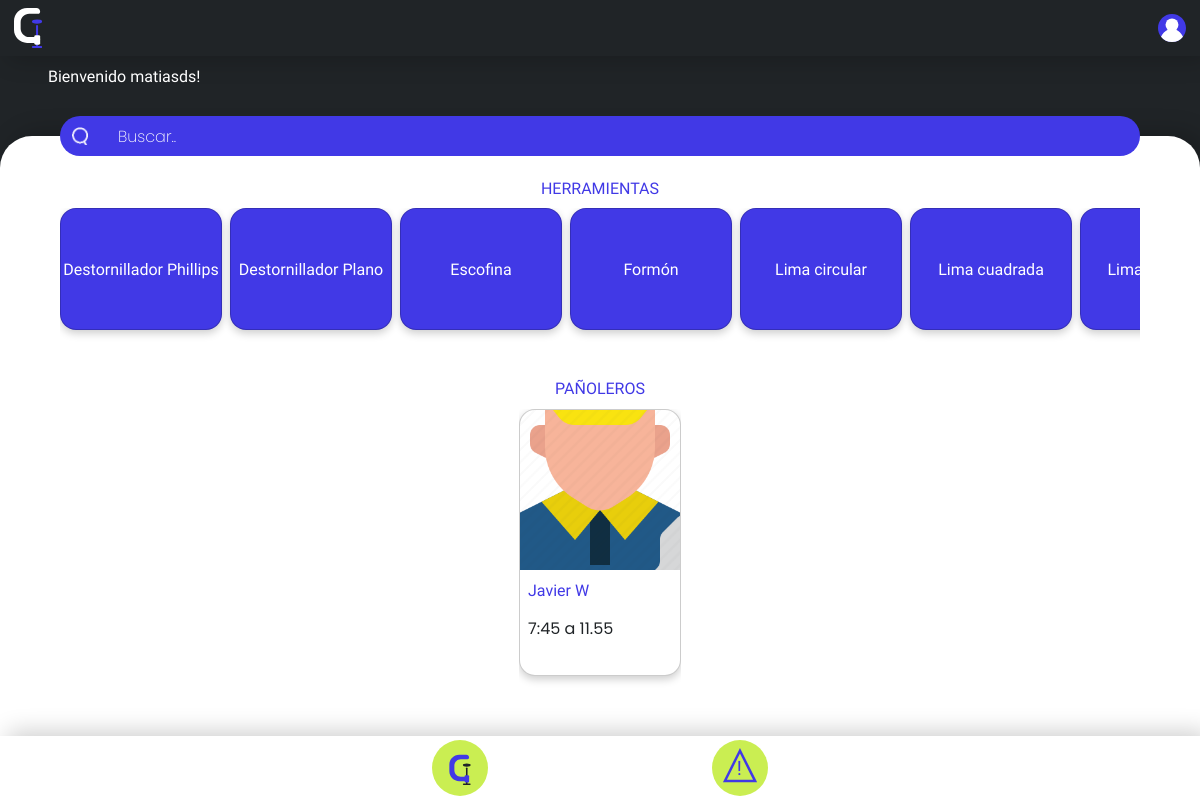
Before: /inicio.php (signed in) with the older database file.
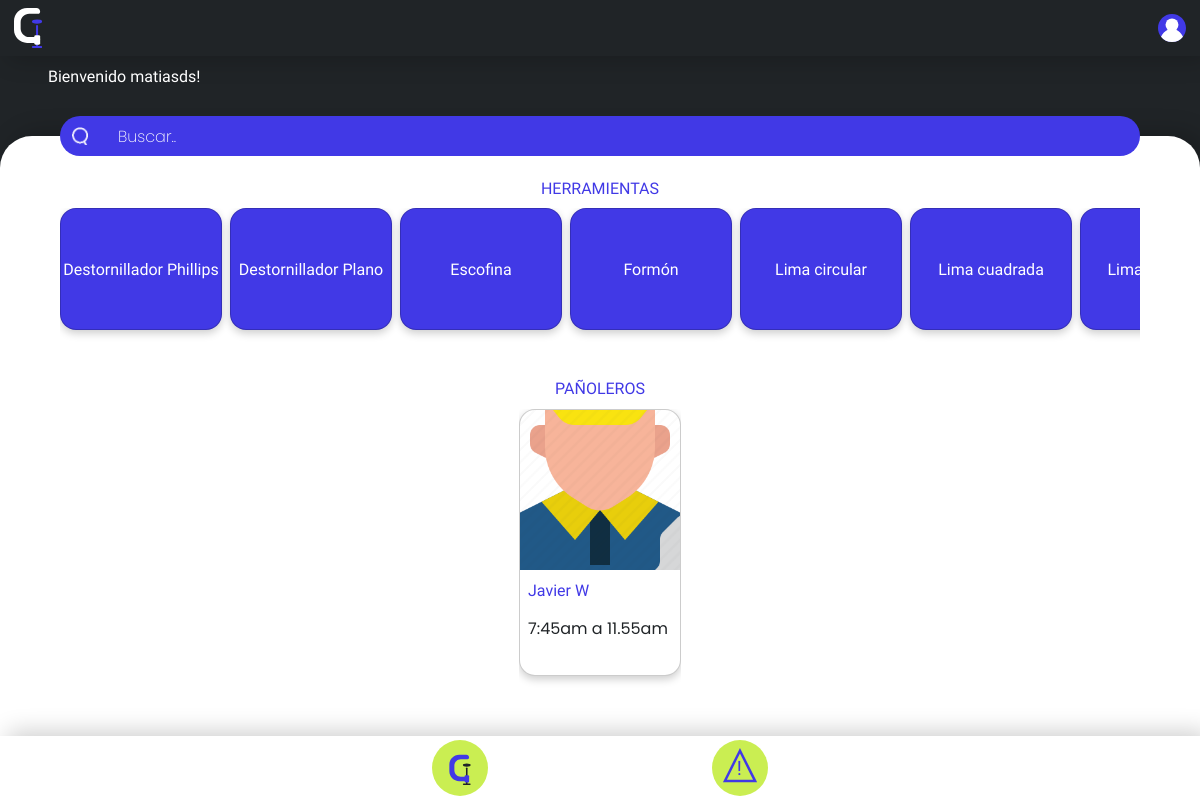
After: the same page with the newer database file.
### tables this page shows
CREATE TABLE `usuarios` (
  `id_usuario` int(11) NOT NULL,
  `nombre_completo` varchar(150) NOT NULL,
  `username` varchar(70) NOT NULL,
  `correo` varchar(150) NOT NULL,
  `contrasena` varchar(100) NOT NULL,
  `cargo` enum('panolero','encargado_panol','admin','') NOT NULL,
  `horario` varchar(20) DEFAULT NULL,
  `fotoperfil` varchar(200) DEFAULT NULL
);

### inicio.php (the view, shortened to what this page needs)
<?php
include './codigophp/conexionbs.php';
?>
<!DOCTYPE html>
<html lang="es">
<head>
    <link rel="stylesheet" href="estiloscss/styles.css">
    <link rel="stylesheet" href="estiloscss/imagenes.css">
    <link rel="stylesheet" href="estiloscss/animaciones.css">
</head>
<body>
    <div id="pagina">
        <div id="header">
            <a href="inicio.php" class="imagen"><?php incrustarSVG("imagenes/SVG/logo"); ?></a>
            <button class="imagen" id="user"><?php incrustarSVG("imagenes/SVG/user"); ?></button>
        </div>
        <div id="subheader">
            <h1>Bienvenido <?php echo htmlspecialchars($_SESSION['username']); ?>!</h1>
            <p></p>
        </div>
        <div id="contenido">
            <form class="barra" method="get" action="./buscarherramienta.php">
                <input type="submit" class="lupa" value="">
                <input type="text" id="search-input" name="busqueda" placeholder="Buscar..">
                <div></div>
            </form>
            <div class="contenido2">
                <div class="con3" id="inicio">
                    <h1>HERRAMIENTAS</h1>
                    <div class="scroll-x" id="scroll" style="height: 20vh">
                        <div class="conscroll-x">
                            <?php
                            $sql = "SELECT nombre FROM herramientas";
                            $result = $conn->query($sql);
                            if ($result->num_rows > 0) {
                                while ($row = $result->fetch_assoc()) {
                                    echo '<a class="cubo" href="./buscarherramienta.php?busqueda='. $row["nombre"] .'"> <h1>' . $row["nombre"] . '</h1></a>';
                                }
                            } else {
                                echo '<p>No se encontraron resultados</p>';
                            }
                            ?>
                        </div>
                    </div>
                    <h1>PAÑOLEROS</h1>
                    <div class="scroll-x" id="scroll" style="height: 35vh;">
                        <div class="conscroll-x">
                            <?php
                            $sql = "SELECT nombre_completo, horario, fotoperfil FROM usuarios WHERE cargo = 'panolero' ";
                            $result = $conn->query($sql);
                            if ($result->num_rows > 0) {
                                while ($row = $result->fetch_assoc()) {
                                    echo "<div class='rectangulo'><button style='background-image:url(". $row["fotoperfil"] .");'></button><h1>" . $row["nombre_completo"] . "<p>" . $row["horario"] . "</p></div>";
                                }
                            }
                            ?>
                        </div>
                    </div>
                </div>
            </div>
        </div>
        <div id="footer">
            <a href="pedidos.php" class=" imagen centro i">Herramientas <?php incrustarSVG("imagenes/SVG/botonlogo"); ?></a>
            <a href="reportes.php" class=" imagen derecha i">Reportes<?php incrustarSVG("imagenes/SVG/alerta"); ?></a>
        </div>
    </div>
</body>
</html>

Changed rows visible on the page:
changed usuarios "Javier W": horario "7:45 a 11.55" → "7:45am a 11.55am"
